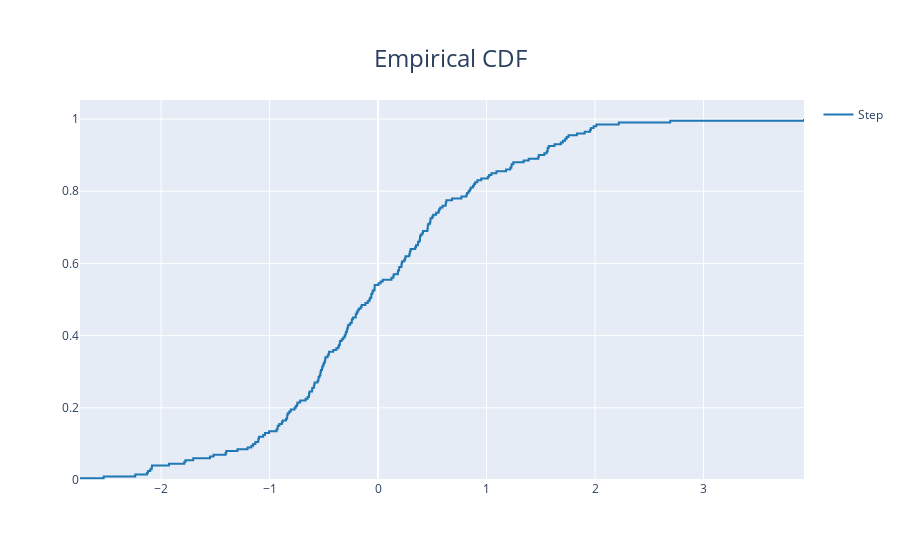

The notebook cell this image was saved under:
### Markdown cell above
## Empirical CDF

Cumulative distribution function:

### Code cell
df = pd.DataFrame({'x': np.random.randn(200)})
(ggplot(df, aes(x='x')) + geom_step(stat='ecdf') + labs(title='Empirical CDF'))

### Figure 1 — Plotly figure (JSON) as saved in the notebook; plotly's stock layout.template omitted (floating-point values rounded to 4 significant figures; data arrays with more than 128 entries replaced by an {"elided": "..."} marker saying what was removed)
{"data": [{"legendgroup": "Step", "line": {"color": "#1f77b4", "dash": "solid", "shape": "hv", "width": 2}, "mode": "lines", "name": "Step", "opacity": 1, "showlegend": true, "type": "scatter", "x": {"elided": "200 float values"}, "xaxis": "x", "y": {"elided": "200 float values"}, "yaxis": "y"}], "layout": {"legend": {"x": 1.02, "xanchor": "left", "y": 1, "yanchor": "top"}, "showlegend": true, "title": {"font": {"size": 24}, "text": "Empirical CDF", "x": 0.5, "xanchor": "center", "yanchor": "top"}, "xaxis": {"anchor": "y", "domain": [0, 1]}, "yaxis": {"anchor": "x", "domain": [0, 1], "rangemode": "tozero"}}}
